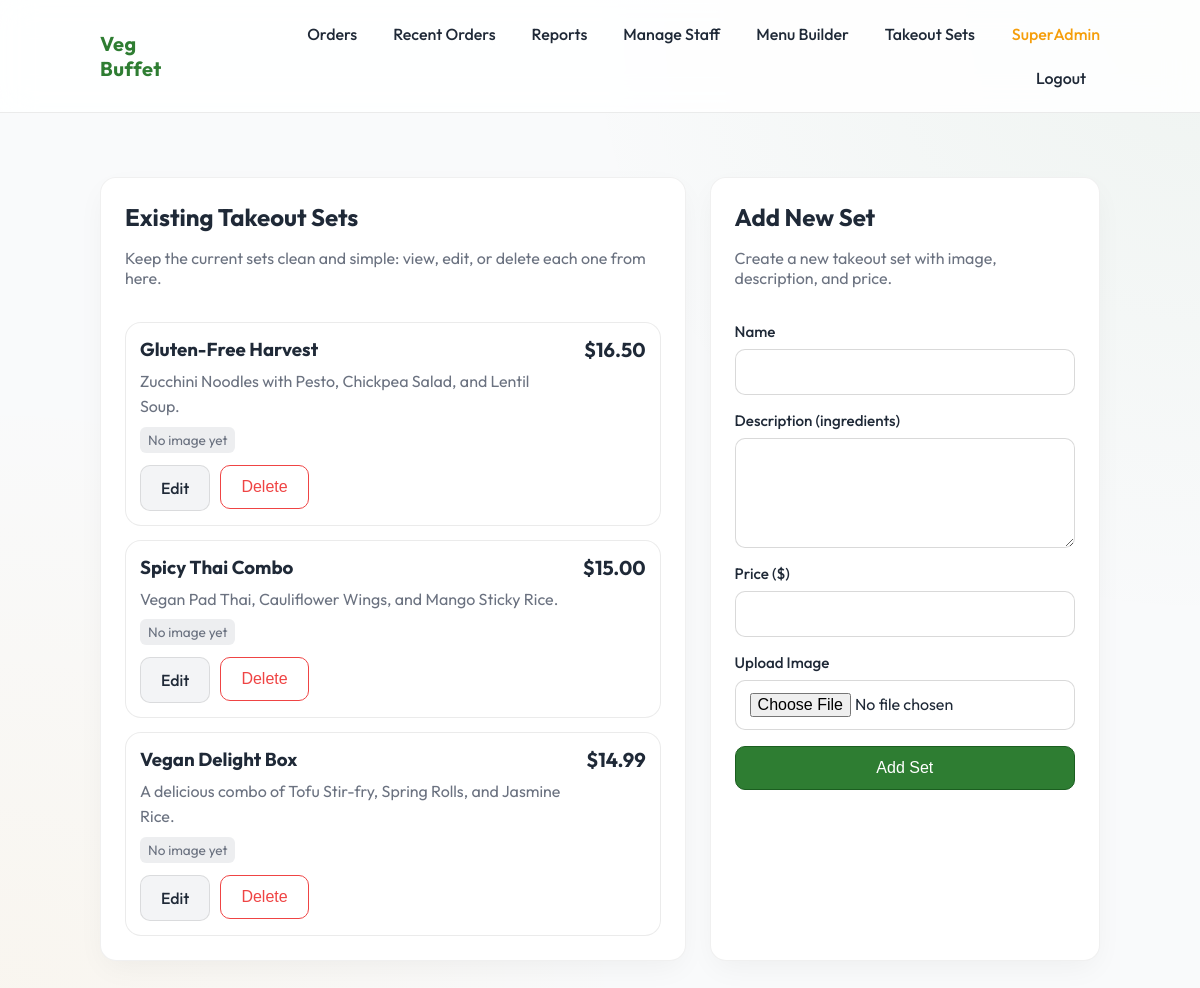
The page /admin/takeout.php (signed in) on the database as committed earlier.
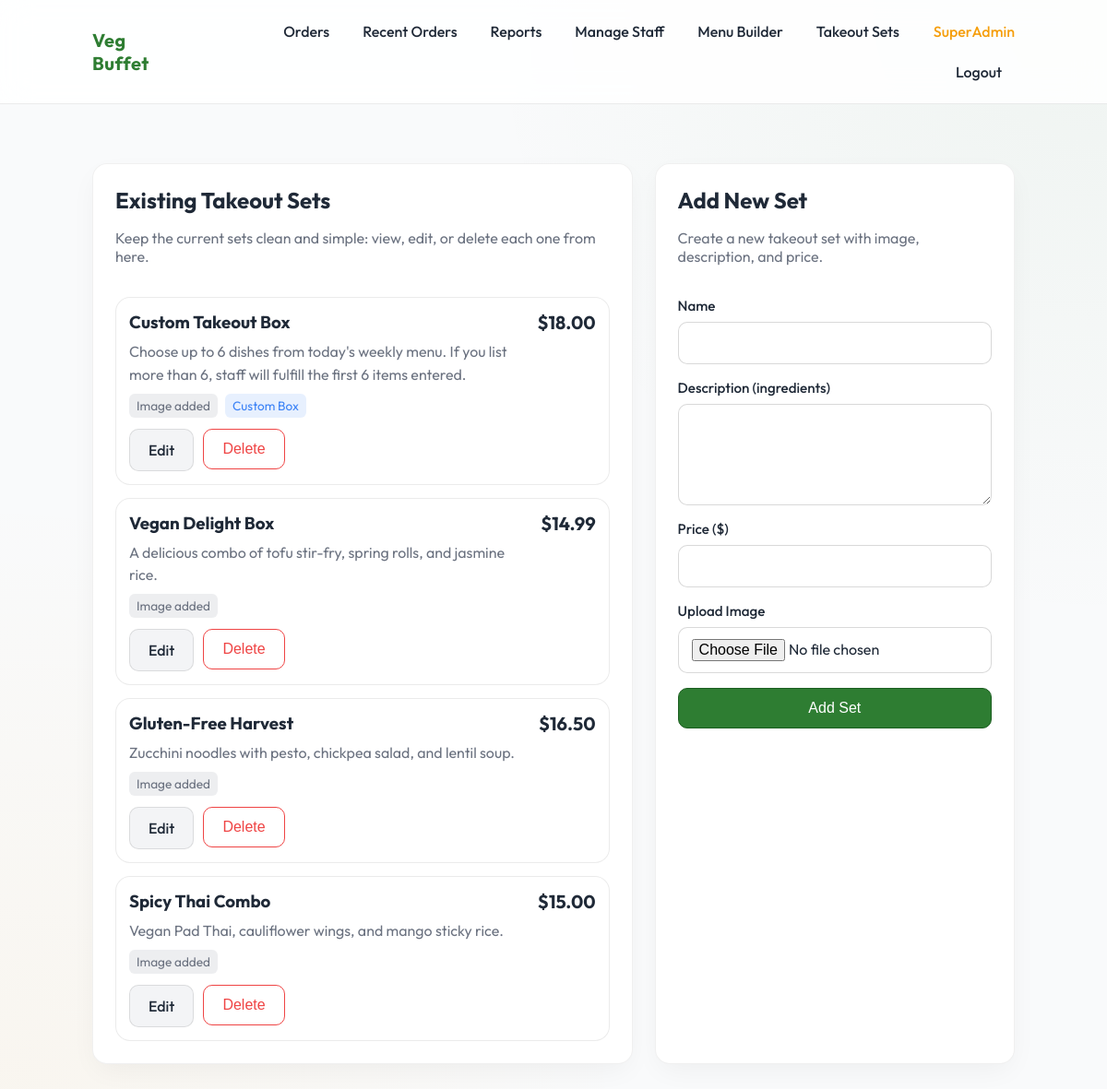
The same page on the database as committed later.
### tables this page shows
create table if not exists TakeoutSet (
  setId int not null auto_increment,
  setName varchar(255) not null,
  description varchar(1024) not null,
  price decimal(10,2) not null,
  imageUrl varchar(2048) null,
  isAvailable boolean not null,
  sortOrder int not null default 0,
  allowsCustomSelection boolean not null default 0,  
  selectionLimit int not null default 0,             
  primary key (setId),
  unique key uq_set_name (setName),
  key idx_set_available (isAvailable)
);

### web/lib/takeout_catalog.php (called while the page is built, shortened)
<?php
function fetch_all_takeout_sets(PDO $pdo, bool $visibleOnly = false): array {
  $sql = 'SELECT
            setId,
            setName,
            description,
            price,
            imageUrl,
            isAvailable,
            sortOrder,
            allowsCustomSelection,
            selectionLimit
          FROM TakeoutSet';
  $sql .= ' ORDER BY sortOrder ASC, setName ASC';
  return $pdo->query($sql)->fetchAll();
}

### web/admin/takeout.php (the view, shortened to what this page needs)
<?php
require_once __DIR__ . '/../lib/layout.php';
require_once __DIR__ . '/../lib/takeout_catalog.php';
$pdo = db();
$editId = (int)($_GET['edit'] ?? 0);
$sets = fetch_all_takeout_sets($pdo);
$editingSet = $editId > 0 ? fetch_takeout_set_by_id($pdo, $editId) : null;
?>
<div class="grid">
  <section class="card">
    <div class="section-header">
      <div>
        <h2 class="section-title">Existing Takeout Sets</h2>
        <p class="muted">Keep the current sets clean and simple: view, edit, or delete each one from here.</p>
      </div>
    </div>
    <div class="takeout-admin-list">
      <?php foreach ($sets as $set): ?>
        <article class="takeout-admin-row">
          <div class="takeout-admin-row-content">
            <div class="takeout-admin-row-header">
              <div class="takeout-admin-row-main">
                <h3 class="takeout-admin-row-title"><?= h((string)$set['setName']) ?></h3>
                <p class="takeout-admin-row-copy muted"><?= h((string)$set['description']) ?></p>
                <div class="catalog-meta">
                  <span class="status-pill status-muted"><?= !empty($set['imageUrl']) ? 'Image added' : 'No image yet' ?></span>
                  <?php if (!empty($set['allowsCustomSelection'])): ?>
                    <span class="status-pill status-paid">Custom Box</span>
                  <?php endif; ?>
                </div>
              </div>
              <strong class="price-tag">$<?= number_format((float)$set['price'], 2) ?></strong>
            </div>
            <div class="takeout-admin-row-actions">
              <a href="/admin/takeout.php?edit=<?= (int)$set['setId'] ?>" class="btn">Edit</a>
              <form method="post" class="form-inline" onsubmit="return confirm('Delete this takeout set?');">
                <button class="btn btn-danger-outline" type="submit">Delete</button>
              </form>
            </div>
          </div>
        </article>
      <?php endforeach; ?>
    </div>
  </section>
  <aside class="card">
    <div class="section-header">
      <div>
        <h2 class="section-title"><?= $editingSet ? 'Edit Set' : 'Add New Set' ?></h2>
        <p class="muted"><?= $editingSet ? 'Update the selected takeout set here.' : 'Create a new takeout set with image, description, and price.' ?></p>
      </div>
    </div>
    <form method="post" enctype="multipart/form-data">
      <div class="field">
        <label>Name</label>
        <input type="text" name="setName" required value="<?= h((string)($editingSet['setName'] ?? '')) ?>" />
      </div>
      <div class="field">
        <label>Description (ingredients)</label>
        <textarea name="description" rows="4" required><?= h((string)($editingSet['description'] ?? '')) ?></textarea>
      </div>
      <div class="field">
        <label>Price ($)</label>
        <input type="number" step="0.01" name="price" required value="<?= h((string)($editingSet['price'] ?? '')) ?>" />
      </div>
      <div class="field">
        <label><?= $editingSet ? 'Replace Image' : 'Upload Image' ?></label>
        <input type="file" name="image" accept="image/*" />
      </div>
      <button type="submit" class="btn btn-primary btn-full"><?= $editingSet ? 'Save Changes' : 'Add Set' ?></button>
    </form>
  </aside>
</div>

Rows that differ between the two databases and show on the page:
added takeoutset: setName "Custom Takeout Box", description "Choose up to 6 dishes from today's weekly menu. If you list more than 6, staff will fulfill the first 6 items entered.", shows "Image added", allowsCustomSelection "Custom Box", price "18.00"
changed takeoutset "Vegan Delight Box": description "A delicious combo of Tofu Stir-fry, Spring Rolls, and Jasmine Rice." → "A delicious combo of tofu stir-fry, spring rolls, and jasmine rice."; imageUrl "No image yet" → "Image added"; moves up the list
changed takeoutset "Gluten-Free Harvest": description "Zucchini Noodles with Pesto, Chickpea Salad, and Lentil Soup." → "Zucchini noodles with pesto, chickpea salad, and lentil soup."; imageUrl "No image yet" → "Image added"
changed takeoutset "Spicy Thai Combo": description "Vegan Pad Thai, Cauliflower Wings, and Mango Sticky Rice." → "Vegan Pad Thai, cauliflower wings, and mango sticky rice."; imageUrl "No image yet" → "Image added"
